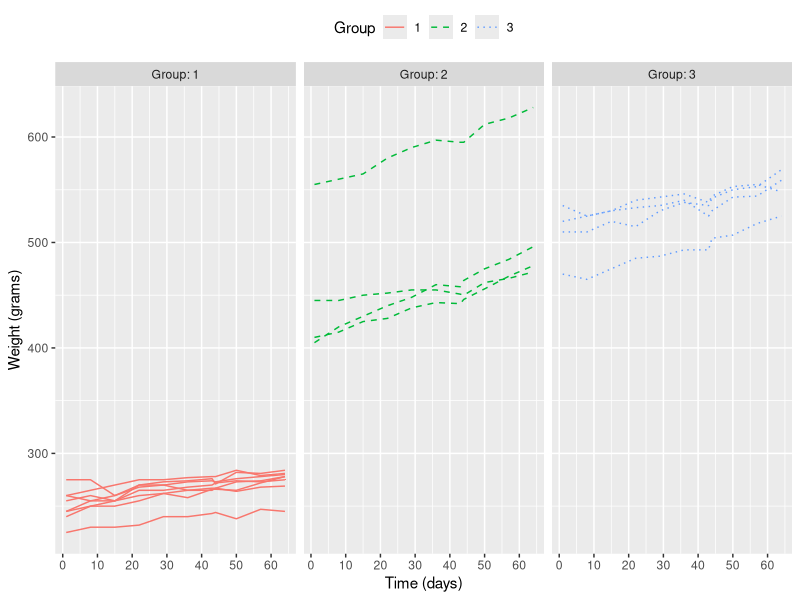
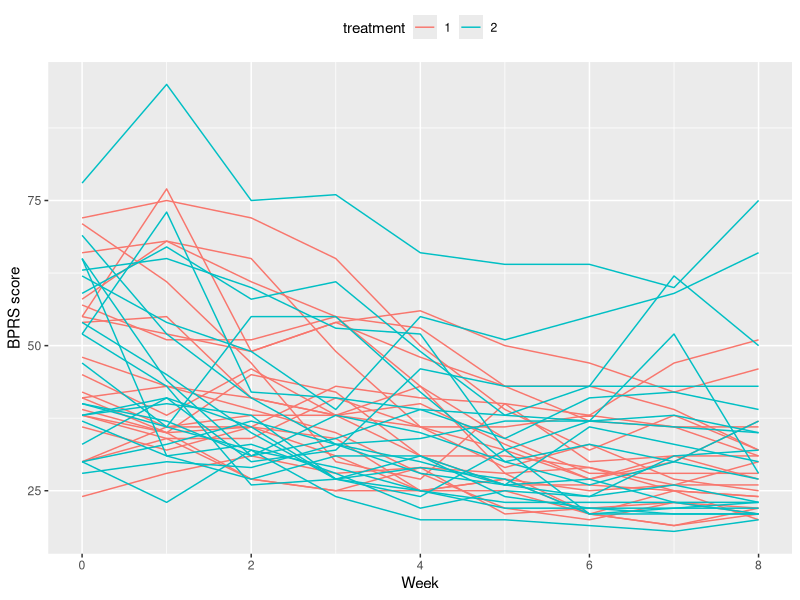

Write the R code that produced these figures, in order.
## ---- chunk 1
library(dplyr); library(ggplot2)

# Fetching the wrangled data
data_B <- read.table("data/bprs.txt")
data_R <- read.table("data/rats.txt")

# Assigning separate ID:s for same subjects but different treatments
data_B$subject <- as.integer(data_B$subject)
data_B$id <- 
  ifelse(data_B$treatment==1,
         data_B$subject,data_B$subject+20)
unique(data_B$id)

# Factoring categorical variables again, as R interprets them as integers
data_B$treatment <- factor(data_B$treatment)
data_B$subject <- factor(data_B$subject)
data_R$ID <- factor(data_R$ID)
data_R$Group <- factor(data_R$Group)

# Glimpse of the data
glimpse(data_B)
glimpse(data_R)
summary(data_B)
summary(data_R)

## ---- chunk 2

# Plots of individual rat growth profiles within their corresponding groups

ggplot(data_R, aes(x = Time, y = Weight, group = ID, col = Group)) +
  geom_line(aes(linetype = Group)) + 
  
  scale_linetype_manual(values = rep(1:10, times=4)) +
  facet_grid(. ~ Group, labeller = label_both) +
  
  scale_x_continuous(name = "Time (days)", breaks = seq(0, 60, 10)) +
  scale_y_continuous(name = "Weight (grams)") +
  theme(legend.position = "top")

## ---- chunk 3


## ---- chunk 4

# Plot of BPRS scores of subjects against time, colored by treatment group

ggplot(data_B, aes(x = week, y = bprs, group = id)) +
  geom_line(aes(col = treatment)) +
  scale_x_continuous(name = "Week") +
  scale_y_continuous(name = "BPRS score") +
  theme(legend.position = "top")

## ---- chunk 5

